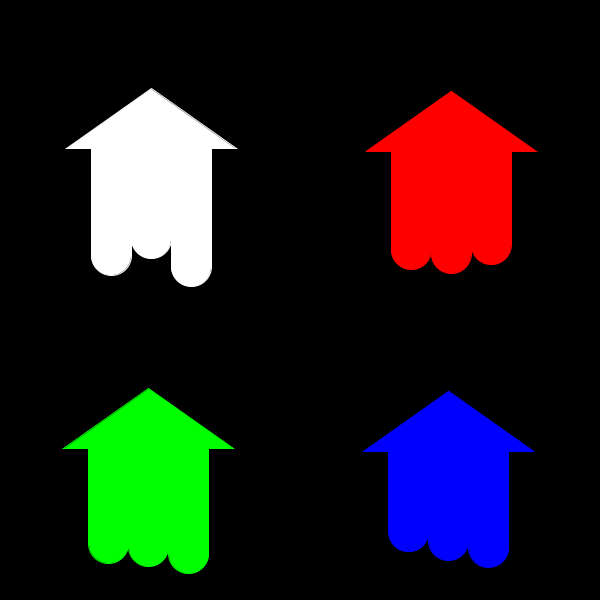
Frame 1 (no input)
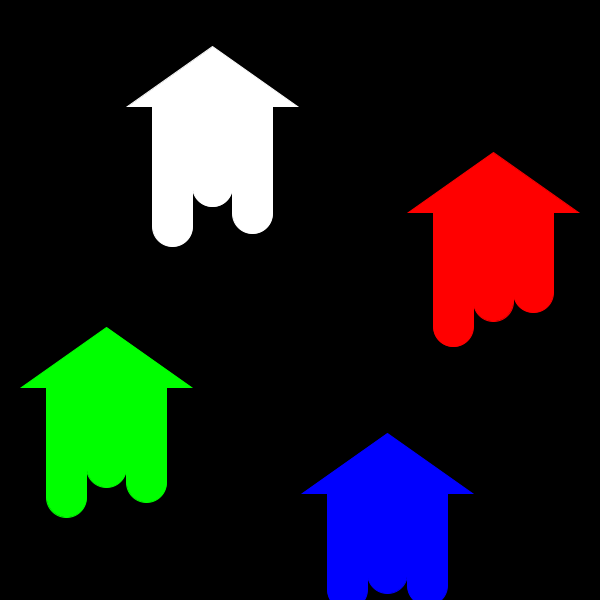
Frame 60 (the mouse pressed at the canvas centre just before this capture)
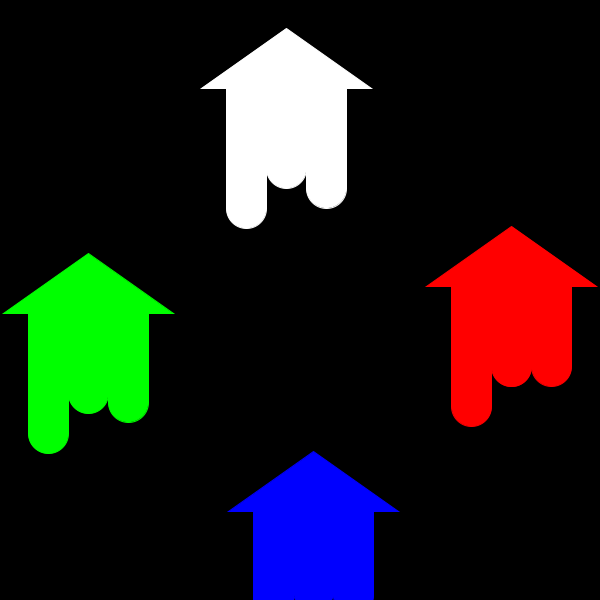
Frame 120 (the mouse held since frame 60 and released just before this capture)

The Processing sketch that drew these frames (run headless with seeded random() and noise(); from frame 60 on, the mouse is pressed at the canvas centre):

// Processing sketch: Squidsquad
// ── Squidsquad.pde
ArrayList<Squid> squad = new ArrayList<Squid>();
float seed = 0;
color[] colors = { color(255), color(255, 0, 0), color(0, 255, 0), color(0, 0, 255) };

void setup() {
    size(600, 600);
    for(int i = 0; i < 4; i++) {
        int xBit = i & 0x01;
        int yBit = i & 0x02;
        float x = -width / 4 + xBit * width / 2;
        float y = -height / 4 + (yBit / 2) * height / 2;


        squad.add(new Squid(x, y, colors[i]));
    }
}

void draw() {
    background(0);
    translate(width / 2, height / 2);

    for(int i = 0; i < squad.size(); i++) {
        squad.get(i).update();
        squad.get(i).display();
    }
}

class Squid {
    final float legsWidth = 120;
    final float legWidth = legsWidth / 3;
    final float triangleHeight = 60;
    final float triangleWidth = legsWidth + 50;

    final float legMaxHeight = 120;
    final float legMinHeight = 80;
    final float legMoveValue = 2.5;

    final float rotateIncrease = 0.002;
    
    color squidColor = color(255, 255, 255);

    float x, y;
    float[] legs = { random(legMinHeight, legMaxHeight), random(legMinHeight, legMaxHeight), random(legMinHeight, legMaxHeight) };
    FloatList seedIncrease = new FloatList();
    float rotate = 0.001;

    Squid(float _x, float _y) {
        this.x = _x;
        this.y = _y;

        seedIncrease.append(random(0, 1));
        seedIncrease.append(random(0, 10));
        seedIncrease.append(random(0, 50));
    }

    Squid(float _x, float _y, color _squidColor) {
        this(_x, _y);
        this.squidColor = _squidColor;
    }

    void update() {
        for(int i = 0; i < legs.length; i++) {
            rotate += rotateIncrease;

            seedIncrease.set(i, seedIncrease.get(i) + 0.1);
            float noiseResult = noise(seedIncrease.get(i) * i) - 0.5;
            legs[i] += legMoveValue * noiseResult;

            if(legs[i] > legMaxHeight) {
                legs[i] = legMaxHeight;
            } else if(legs[i] < legMinHeight) {
                legs[i] = legMinHeight;
            }
        }
    }

    void update(float newX, float newY) {
        this.x = newX;
        this.y = newY;
        update();
    }

    void display() {
        pushMatrix();
        stroke(squidColor);
        rotate(rotate);
        translate(this.x, this.y);
        rotate(-rotate);
        fill(squidColor);
        // Head
        triangle(0, -triangleHeight, -triangleWidth / 2, 0, triangleWidth / 2, 0);

        rectMode(CENTER);
        ellipseMode(CENTER);
        // Leg
        float legLeft = -(legsWidth / 2) + (legWidth / 2);
        for(int i = 0; i < legs.length; i++) {
            float pointX = legLeft + (legWidth * i);
            rect(pointX, legs[i] / 2, legWidth, legs[i]);
            ellipse(pointX, legs[i], legWidth, legWidth);
        }
        popMatrix();
    }
}

int frame = 1;
void keyPressed() {
    if(key == 's') {
        save("frame/" + frame++ + ".png");
    }
}
